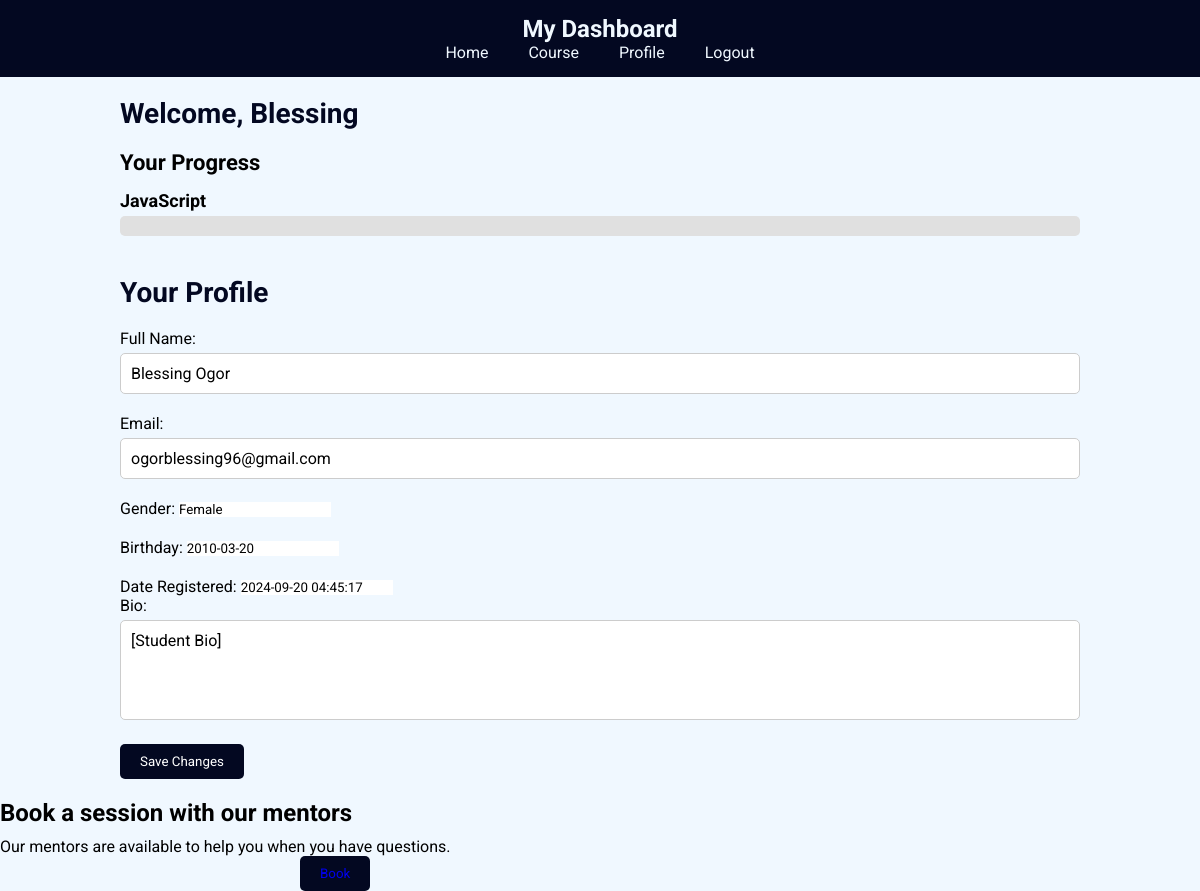
The page /dashboard (signed in) on the database as committed earlier.
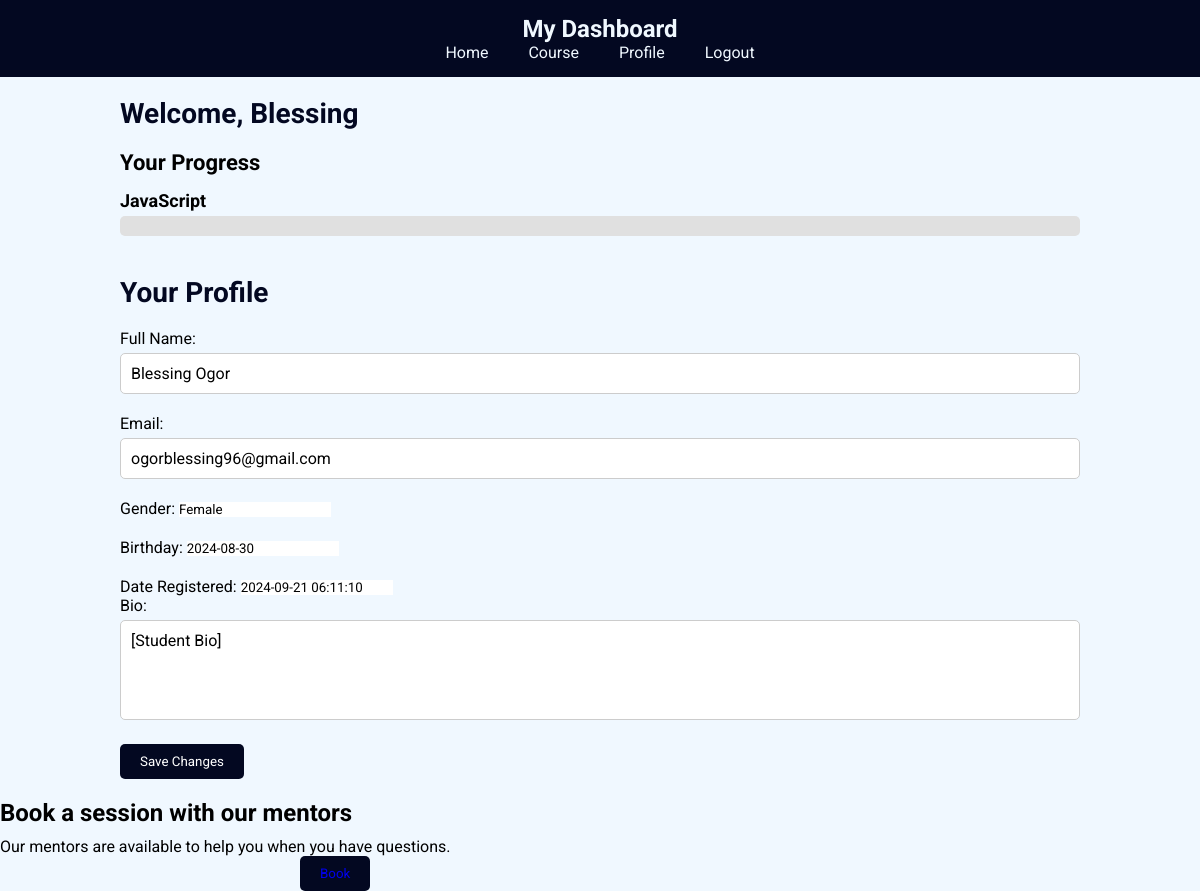
The same page on the database as committed later.
### website/models.py (models this page shows)
class Student(db.Model, UserMixin):
    id = db.Column(db.Integer, primary_key=True)
    first_name = db.Column(db.String(150))
    surname = db.Column(db.String(150))
    email = db.Column(db.String(150), unique=True)
    country = db.Column(db.String(120))
    birthday = db.Column(db.String(150))
    date = db.Column(db.DateTime(timezone=True), default=func.now())
    course = db.Column(db.String(40))
    phone = db.Column(db.Integer)
    gender = db.Column(db.String(150))
    password = db.Column(db.String(150))

### website/auth.py (the view)
@auth.route('/dashboard')
def dashboard():
    return render_template('profile.html')

### website/__init__.py (called while the page is built)
def create_app():
    app = Flask(__name__)
    app.config['SECRET_KEY'] = 'esbee27'
    app.config['SQLALCHEMY_DATABASE_URI'] = f'sqlite:///{DB_NAME}'
    db.init_app(app)
    from .views import views
    from .auth import auth
    app.register_blueprint(views, url_prefix='/')
    app.register_blueprint(auth, url_prefix='/')
    from .models import Student
    with app.app_context():
        db.create_all()
    login_manager = LoginManager()
    login_manager.login_view = 'auth.login'
    login_manager.init_app(app)
    @login_manager.user_loader
    def load_user(id):
        return Student.query.get(int(id))
    return app

### website/templates/profile.html (shortened to what this page needs)
{% extends 'base.html' %}
{% block content %}
    <link rel="stylesheet" href="../static/css/student.css" />
    <main>
      <section class="dashboard">
        <h2>Welcome, {{ current_user.first_name }}</h2>
        <div class="progress">
          <h3>Your Progress</h3>
          <div class="course-progress">
            <h4>{{ current_user.course }}</h4>
            <div class="progress-bar" data-progress="75%">
            </div>
          </div>
        </div>
      </section>
      <section class="profile">
        <h2>Your Profile</h2>
        <form id="profileForm">
          <div class="form-group">
            <label for="fullName">Full Name:</label>
            <input
              type="text"
              id="fullName"
              name="fullName"
              value="{{ current_user.first_name }} {{ current_user.surname}}"
            />
          </div>
          <div class="form-group">
            <label for="email">Email:</label>
            <input
              type="email"
              id="email"
              name="email"
              value="{{ current_user.email }}"
            />
          </div>
            <label for="gender">Gender:</label>
            <input
              type="text"
              id="gender"
              name="gender"
              value="{{ current_user.gender }}"
            />
            <label for="birthday">Birthday:</label>
            <input
              type="text"
              id="birthday"
              name="birthday"
              value="{{ current_user.birthday }}"
            />
            <label for="date">Date Registered:</label>
            <input
              type="text"
              id="date"
              name="date"
              value="{{ current_user.date }}"
            />
          <div class="form-group">
            <label for="bio">Bio:</label>
            <textarea id="bio" name="bio">[Student Bio]</textarea>
          </div>
          <button type="submit">Save Changes</button>
        </form>
      </section>
    </main>
{% endblock %}

### website/templates/base.html (shortened to what this page needs)
<!DOCTYPE html>
<html lang="en">
  <head>
    <link rel="stylesheet" href="../static/css/courses.css" />
  </head>
  <body>
    <header>
      <nav>
        <h1>My Dashboard</h1>
        <ul>
          <li><a href="/">Home</a></li>
          <li><a href="{{ url_for('auth.course_page', course=current_user.course)}}">Course</a></li>
          <li><a href="{{ url_for('auth.profile')}}">Profile</a></li>
          <li><a href="/logout">Logout</a></li>
        </ul>
      </nav>
    </header>
    {% block content %}
    {% endblock %}
    <section class="feedback">
      <h3>Book a session with our mentors</h3>
      <p>Our mentors are available to help you when you have questions.</p>
      <form id="feedbackForm">
        <button type="submit"><a href="{{ url_for('auth.book_session')}}">Book</a></button>
      </form>
    </section>
</body>
</html>

### website/static/css/courses.css (style rules this page uses)
:root { --blue: #030821; --gray: #3b5ca5; }
* { font-family: "Roboto", sans-serif; margin: 0; padding: 0; outline: none; border: none; text-decoration: none; box-sizing: border-box; }
body { background-color: aliceblue; margin: 0; padding: 0; }
header { background-color: var(--blue); color: aliceblue; padding: 15px 0; text-align: center; }
header nav h1 { margin: 0; font-size: 24px; }
header nav ul { list-style: none; padding: 0; margin: 0; display: flex; justify-content: center; }
header nav ul li { margin: 0 10px; }
header nav ul li a { color: aliceblue; text-decoration: none; padding: 5px 10px; }
.feedback h3 { font-size: 24px; margin-bottom: 10px; }
.feedback form { max-width: 600px; margin: 0 auto; }
.feedback button { padding: 10px 20px; background-color: var(--blue); color: aliceblue; border: none; border-radius: 5px; cursor: pointer; }

### website/static/css/student.css (style rules this page uses)
:root { --blue: #030821; --gray: #3b5ca5; }
* { font-family: "Roboto", sans-serif; margin: 0; padding: 0; outline: none; border: none; text-decoration: none; box-sizing: border-box; }
body { background-color: aliceblue; margin: 0; padding: 0; }
header { background-color: var(--blue); color: aliceblue; padding: 15px 0; text-align: center; }
header nav h1 { margin: 0; font-size: 24px; }
header nav ul { list-style: none; padding: 0; margin: 0; display: flex; justify-content: center; }
header nav ul li { margin: 0 10px; }
header nav ul li a { color: aliceblue; text-decoration: none; padding: 5px 10px; }
main { padding: 20px; max-width: 1000px; margin: 0 auto; }
h2 { color: var(--blue); font-size: 28px; margin-bottom: 20px; }
.dashboard { margin-bottom: 40px; }
.progress h3 { font-size: 22px; margin-bottom: 15px; }
.course-progress { margin-bottom: 20px; }
.course-progress h4 { font-size: 18px; margin-bottom: 5px; }
.progress-bar { background-color: #e0e0e0; border-radius: 5px; overflow: hidden; position: relative; }
.profile .form-group { margin-bottom: 20px; }
.profile .form-group label { display: block; margin-bottom: 5px; }
.profile .form-group input, .profile .form-group textarea { width: 100%; padding: 10px; font-size: 16px; border: 1px solid #ccc; border-radius: 5px; }
.profile .form-group textarea { height: 100px; resize: none; }
.profile button { padding: 10px 20px; background-color: var(--blue); color: white; border: none; border-radius: 5px; cursor: pointer; }

Rows that differ between the two databases and show on the page:
changed Student "Blessing": birthday "2010-03-20" → "2024-08-30"; date "2024-09-20 04:45:17" → "2024-09-21 06:11:10"
